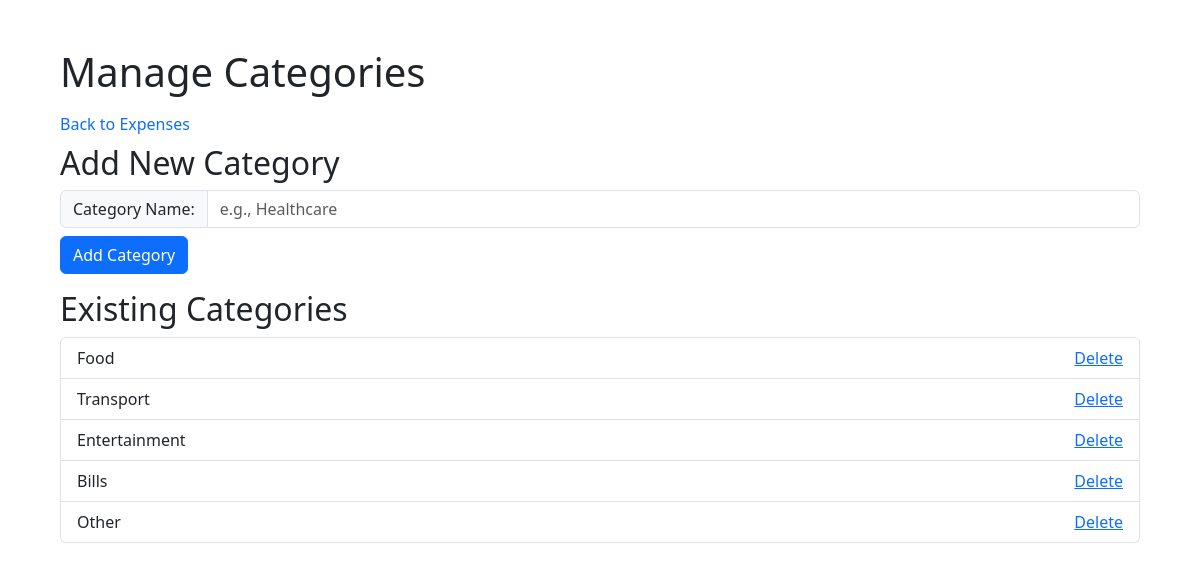
The page /categories on the database its author committed.
### app.py (models this page shows)
class Category(db.Model):
    id = db.Column(db.Integer, primary_key=True)
    name = db.Column(db.String(50), unique=True, nullable=False)

### app.py (the view)
@app.route('/categories')
def categories():
    category_list = Category.query.all()
    return render_template('categories.html', category_list=category_list)

### templates/categories.html (shortened to what this page needs)
<!DOCTYPE html>
<html lang="en">
<head>
    <link href="https://cdn.jsdelivr.net/npm/bootstrap@5.3.0/dist/css/bootstrap.min.css" rel="stylesheet">
</head>
<body>
  <div class="container mb-3">
    <h1>Manage Categories</h1>
    <ul class="nav">
      <li class="nav-item">
        <a class="nav-link ps-0" href="/">Back to Expenses</a>
      </li>
    </ul>
    <h2>Add New Category</h2>
    <form action="/category/create" method="POST">
        <div class="input-group mb-2">
            <span class="input-group-text" for="name">Category Name:</span>
            <input class="form-control" type="text" name="name" required placeholder="e.g., Healthcare">
        </div>
        <button class="btn btn-primary"type="submit">Add Category</button>
    </form>
  </div>
  <div class="container mb-3">
    <h2>Existing Categories</h2>
    <ul class="list-group">
        {% for category in category_list %}
        <li class="list-group-item">
            {{ category.name }}
            <a href="/category/delete/{{ category.id }}" class="d-inline float-end">Delete</a>
        </li>
        {% endfor %}
    </ul>
  </div>
</body>
</html>

### templates/categories.html (style rules this page uses)
body { margin: 48px; }

### rows shown on the page
Category: name "Food"
Category: name "Transport"
Category: name "Entertainment"
Category: name "Bills"
Category: name "Other"
